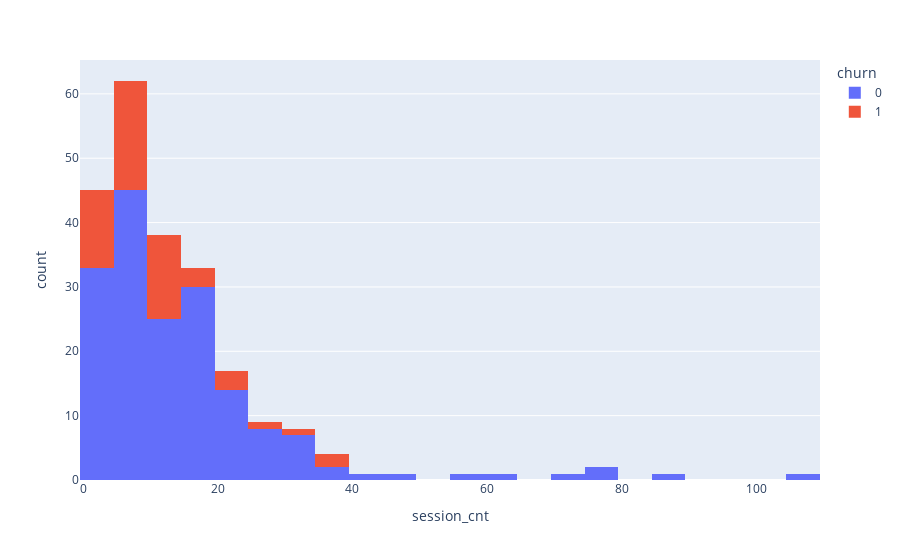

The cell this chart's notebook holds for it:
### Code cell
fig = px.histogram(pdf, x="session_cnt", color="churn")
fig.show()

### Figure 1 — Plotly figure (JSON) as saved in the notebook; plotly's stock layout.template omitted (floating-point values rounded to 4 significant figures; data arrays with more than 128 entries replaced by an {"elided": "..."} marker saying what was removed)
{"data": [{"alignmentgroup": "True", "bingroup": "x", "hovertemplate": "churn=0<br>session_cnt=%{x}<br>count=%{y}<extra></extra>", "legendgroup": "0", "marker": {"color": "#636efa"}, "name": "0", "offsetgroup": "0", "orientation": "v", "showlegend": true, "type": "histogram", "x": {"elided": "173 int values"}, "xaxis": "x", "yaxis": "y"}, {"alignmentgroup": "True", "bingroup": "x", "hovertemplate": "churn=1<br>session_cnt=%{x}<br>count=%{y}<extra></extra>", "legendgroup": "1", "marker": {"color": "#EF553B"}, "name": "1", "offsetgroup": "1", "orientation": "v", "showlegend": true, "type": "histogram", "x": [1, 10, 37, 6, 10, 5, 34, 6, 25, 4, 21, 20, 7, 1, 1, 6, 18, 5, 7, 9, 19, 10, 12, 8, 2, 11, 1, 22, 4, 12, 12, 1, 2, 7, 9, 7, 36, 12, 6, 3, 6, 5, 11, 10, 14, 1, 13, 9, 11, 7, 17, 4], "xaxis": "x", "yaxis": "y"}], "layout": {"barmode": "relative", "legend": {"title": {"text": "churn"}, "tracegroupgap": 0}, "margin": {"t": 60}, "xaxis": {"anchor": "y", "domain": [0, 1], "title": {"text": "session_cnt"}}, "yaxis": {"anchor": "x", "domain": [0, 1], "title": {"text": "count"}}}}
